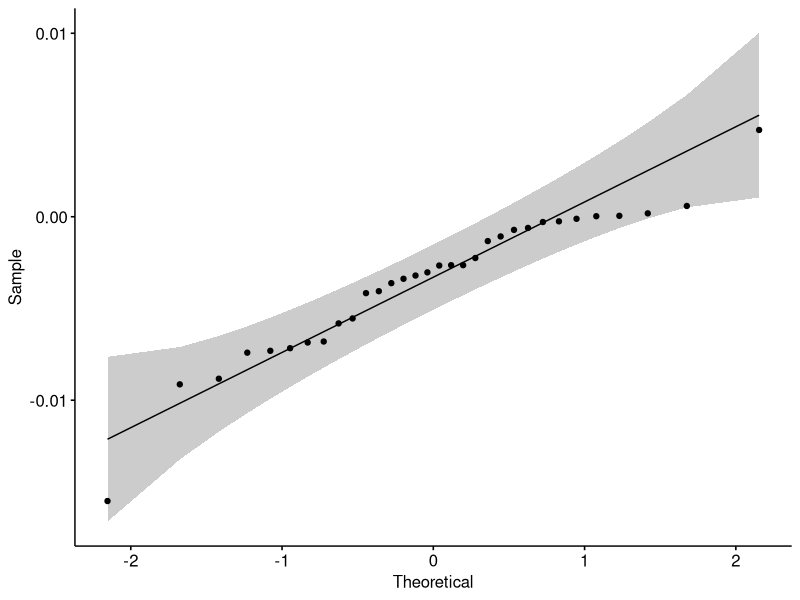
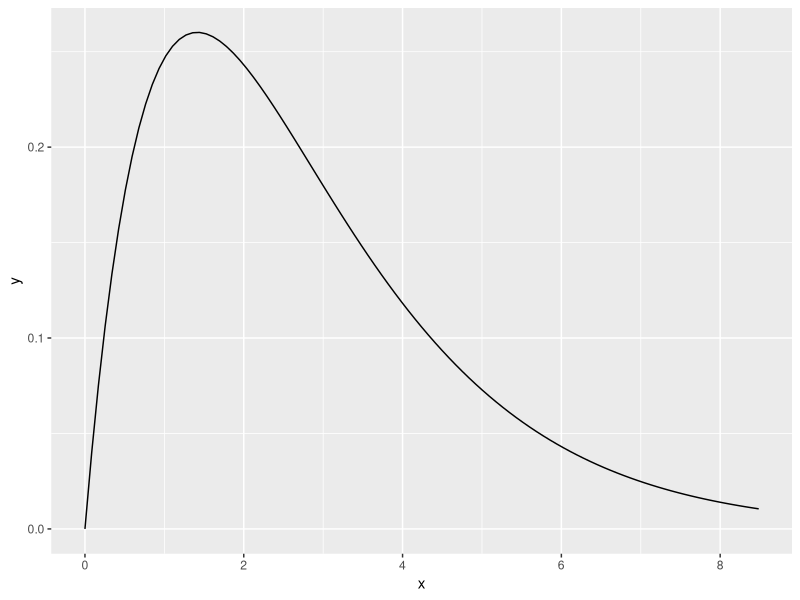
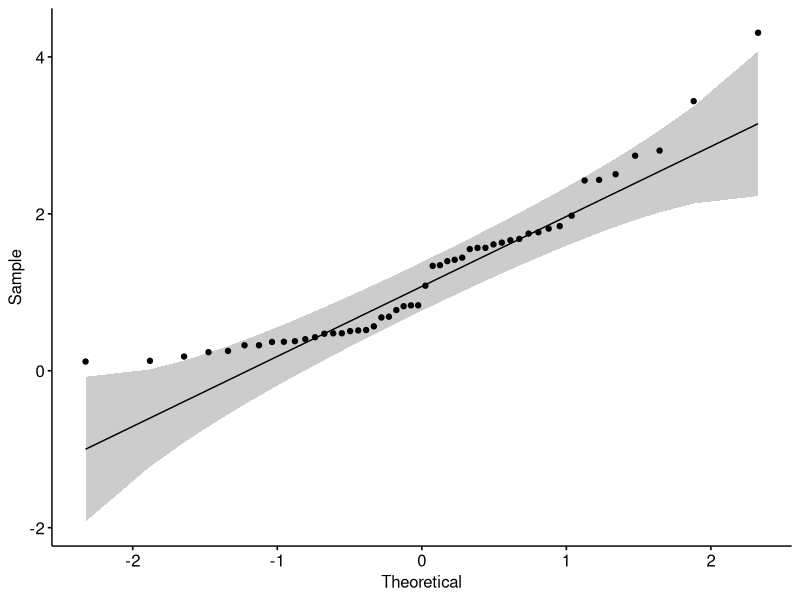
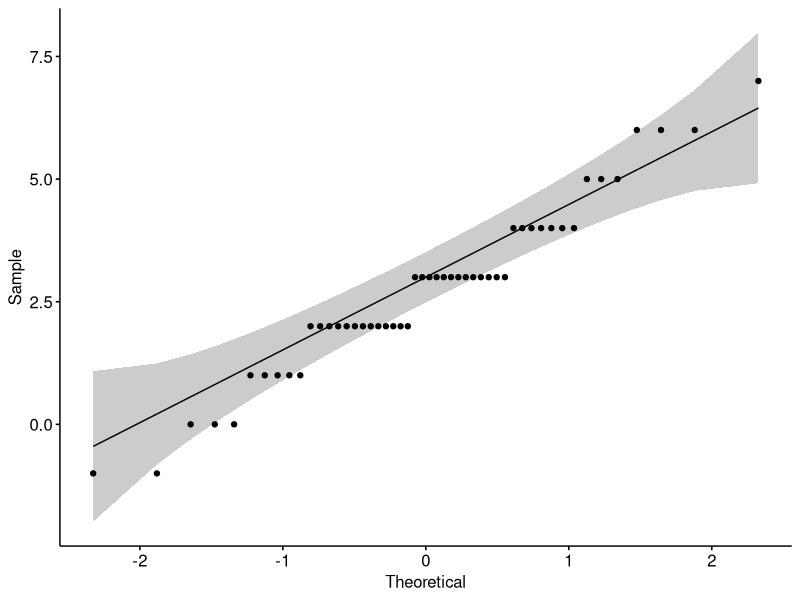

Recreate these plots in R, in order.
## ---- chunk 1
knitr::opts_chunk$set(echo = TRUE)
library(tidyverse)
library(ggpubr)
library("AER") ## for the data
options(scipen = 999)
## ---- chunk 2
data("USSeatBelts")
#table(USSeatBelts$year, USSeatBelts$drinkage)
dat <- USSeatBelts
dat <- pivot_wider(dat, id_cols= state, names_from = year, values_from = c(fatalities, drinkage))
## ---- chunk 3
## generate our dataframe with appropriate conditions
cols <- c("fatalities_1983", "fatalities_1988", "drinkage_1983", "drinkage_1988")
dat.2 <- select(dat, cols)
dat.2 <- filter(dat.2, drinkage_1983 == 'no')
measurement <- dat.2$fatalities_1988 - dat.2$fatalities_1983

## plot qq plot
g <- ggqqplot(data= measurement)
g
## ---- chunk 4
## obtain the mean of the data
m <- mean(measurement)
mu <- 0
## obtain the standard deviation of the data
n <- length(measurement)
s <- (sd(measurement)/sqrt(n))

## automatically calculate the t-test
t.test(measurement - mu, conf.level= .99)
## ---- chunk 5
# ## manually calculate the confidence interval
a <- qt(.99, n-1)
lower <- m-a*s-mu
upper <- m+a*s-mu
cat("(", lower, ", ", upper, ")\n", sep= "")
## ---- chunk 6
## get the differences in fatality rates between 1983 and 1988
fatal.diff.yes <- dat$fatalities_1983[dat$drinkage_1983== "yes"] -
           dat$fatalities_1988[dat$drinkage_1983== "yes"]
## calculate the mean of the differences
mean(fatal.diff.yes)
## ---- chunk 7
## What is the probability that a 2-sided z-test performed on a sample will have
## a p-value that is less than or equal to .01?

## find the z
(p <- 2*pnorm(-abs(2.58)))

## store our assumption values
pop.mean <- 2*sqrt(2)
pop.sig.squared <- 4
pop.sd <- sqrt(pop.sig.squared)

##
# n <- 50
# a <- qnorm(.995)
# b.lower <- mu-1-a*sig/sqrt(n)
# b.upper <- mu-1+a*sig/sqrt(n)
# (pnorm(b.upper, mu, sig/sqrt(n), lower.tail = FALSE) + pnorm(b.lower, mu, sig/sqrt(n)))


## sample
set.seed(541125)
obs.mean <- mean(rnorm(n= 50, mean= pop.mean-1, sd= pop.sd))

## calculate the z-stat
(z.stat <- (obs.mean - pop.mean)/(pop.sd/sqrt(50)))

## a z.stat of ~2.58 would result in a 2-sided p-value .01
       
## compute the 2-sided p-value; the probability of getting a z-value as extreme or more extreme
(p <- 2*pnorm(-abs(z.stat)))
## ---- chunk 8
shp <- 2
scl <- sqrt(4/shp)
sig <- sqrt(shp*scl^2) # sigma in 2a
mu <- shp*scl # 2*sqrt(2), mu in 2a

pct <- .01 ## the lower-limit p-value we are testing
a <- qnorm(1-(pct)/2) ## the z-score needed at the given percent (pct)
n <- 50

b.lower <- mu-1-a*sig/sqrt(n)
b.upper <- mu-1+a*sig/sqrt(n)
(pnorm(b.upper, mu, sig/sqrt(n), lower.tail = FALSE) + pnorm(b.lower, mu, sig/sqrt(n)))

## define the population test statistics
pop.mean = 2*sqrt(2)-1
pop.sig.squared = 4
pop.sd = sqrt(pop.sig.squared)

## function to sample 50 draws from the gamma distribution with given parameters
## mean = population mean, sd = population stand. dev.
## n, shp, and scale are the params needed for gamma
sim <- function(mean, sd, n, shp, scl){
    ## draw n samples from Gamma with given shape and scale
    samp.this <- rgamma(n= n, shape= shp, scale= scl)
    ## convert observed sample mean
    samp.mean <- mean(samp.this)
    ## convert observed mean to z-score; se = sd of the sampling distribution
    ## of means
    se.this <- sd/sqrt(n)
    ## calc z-stat
    z.stat.this <- (samp.mean - mean)/se.this
  return (z.stat.this)
}

## calculate the means for each
vals <- replicate(n= 100000, sim(pop.mean, pop.sd, 50, shp, scl))
## ---- chunk 9

dat.plot <- data.frame(x= c(0, 3*mu))
ggplot(data= dat.plot, aes(x= x))+
  stat_function(fun= dgamma, args= list(shape= shp,scale= scl))

ggqqplot(rgamma(50, shp, scl))

## ---- chunk 10
n<-50
set.seed(1234567)
ggqqplot(round(rnorm(n,mu,sig)))

## ---- chunk 11

## ---- chunk 12
